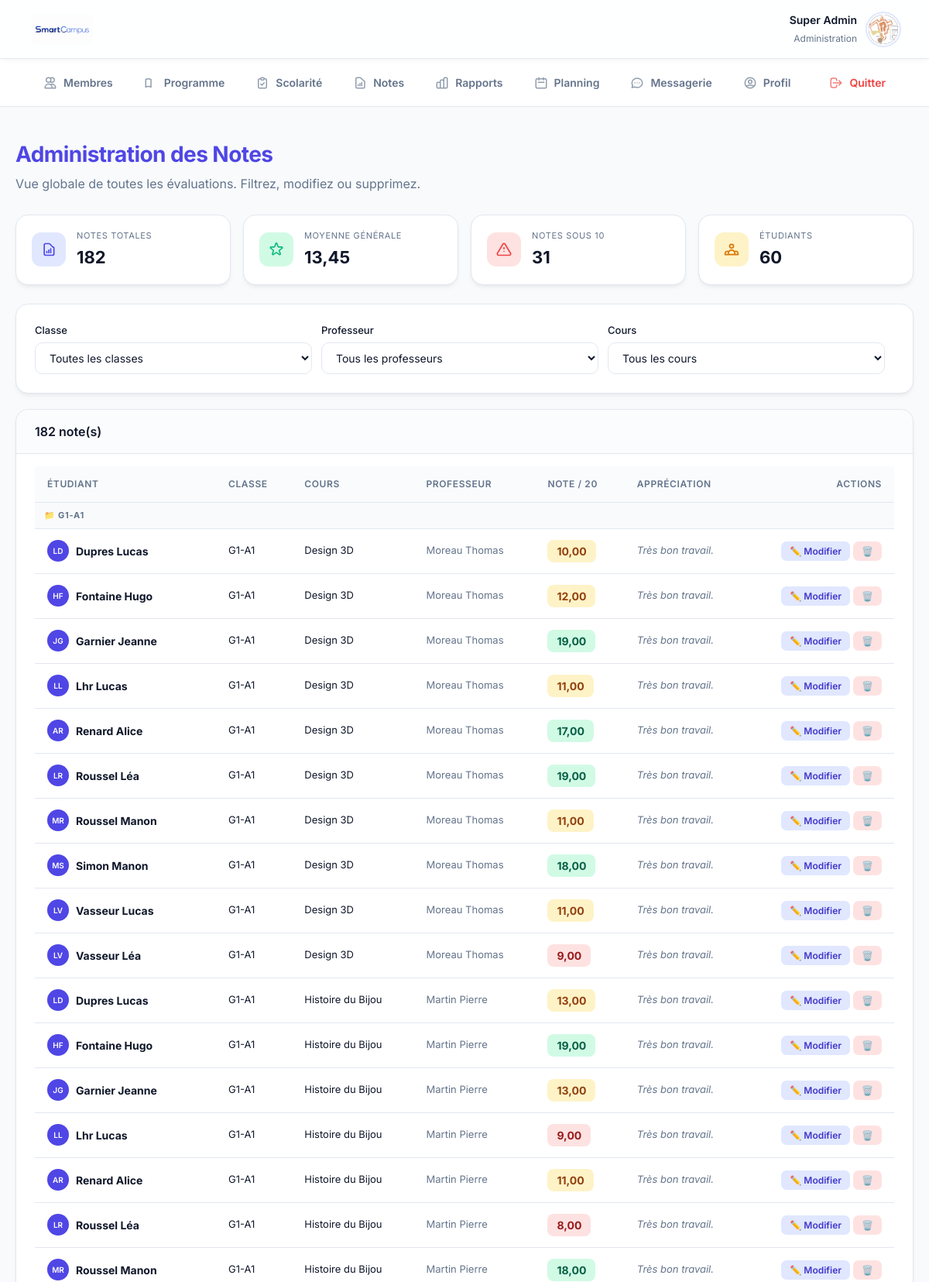
Page /admin_notes.php (signed in, upper part) on the committed database.
### tables this page shows
CREATE TABLE utilisateurs (
        id INTEGER PRIMARY KEY AUTOINCREMENT,
        prenom TEXT NOT NULL,
        nom TEXT NOT NULL,
        email TEXT UNIQUE NOT NULL,
        role TEXT CHECK(role IN ('etudiant', 'professeur', 'administrateur')) NOT NULL,
        mot_de_passe_hash TEXT NOT NULL,
        statut_compte TEXT DEFAULT 'actif',
        groupe_id INTEGER,
        FOREIGN KEY(groupe_id) REFERENCES groupes(id) ON DELETE SET NULL
    );

CREATE TABLE notes (
        id INTEGER PRIMARY KEY AUTOINCREMENT,
        etudiant_id INTEGER,
        cours_id INTEGER,
        valeur_note REAL,
        commentaire TEXT,
        FOREIGN KEY(etudiant_id) REFERENCES utilisateurs(id) ON DELETE CASCADE,
        FOREIGN KEY(cours_id) REFERENCES cours(id) ON DELETE CASCADE
    );

CREATE TABLE groupes (
        id INTEGER PRIMARY KEY AUTOINCREMENT,
        nom TEXT NOT NULL UNIQUE
    );

CREATE TABLE cours (
        id INTEGER PRIMARY KEY AUTOINCREMENT,
        titre TEXT NOT NULL,
        categorie TEXT NOT NULL,
        description TEXT,
        groupe_id INTEGER,
        professeur_id INTEGER, jour VARCHAR(20) DEFAULT 'Lundi', heure_debut VARCHAR(10) DEFAULT '08:30', heure_fin VARCHAR(10) DEFAULT '10:30', salle VARCHAR(50) DEFAULT 'Non assignée',
        FOREIGN KEY(groupe_id) REFERENCES groupes(id) ON DELETE CASCADE,
        FOREIGN KEY(professeur_id) REFERENCES utilisateurs(id) ON DELETE SET NULL
    );

### admin_notes.php (the view, shortened to what this page needs)
<?php
require_once 'db.php';
$filtre_cours  = isset($_GET['cours_id'])  ? intval($_GET['cours_id'])  : null;
$where_notes = "1=1";
$params_notes = [];
$stmt_notes = $db->prepare("
    SELECT n.id as note_id, n.valeur_note, n.commentaire,
           u.id as etudiant_id, u.nom as etud_nom, u.prenom as etud_prenom,
           c.id as cours_id, c.titre as cours_titre,
           g.nom as groupe_nom,
           p.nom as prof_nom, p.prenom as prof_prenom
    FROM notes n
    JOIN utilisateurs u ON n.etudiant_id = u.id
    JOIN cours c ON n.cours_id = c.id
    JOIN groupes g ON c.groupe_id = g.id
    JOIN utilisateurs p ON c.professeur_id = p.id
    WHERE $where_notes
    ORDER BY g.nom, c.titre, u.nom
");
$stmt_notes->execute($params_notes);
$toutes_notes = $stmt_notes->fetchAll();
$total_notes_global = $db->query("SELECT COUNT(*) FROM notes")->fetchColumn();
$moy_globale        = round((float) $db->query("SELECT AVG(valeur_note) FROM notes")->fetchColumn(), 2);
$nb_moins_10        = $db->query("SELECT COUNT(*) FROM notes WHERE valeur_note < 10")->fetchColumn();
$nb_etudiants       = $db->query("SELECT COUNT(*) FROM utilisateurs WHERE role = 'etudiant'")->fetchColumn();
?>
<!DOCTYPE html>
<html lang="fr">
<head>
    <link rel="stylesheet" href="style.css">
</head>
<body>
    <?php include 'menu.php'; ?>
    <div class="container">
        <div style="margin-bottom: 28px;">
            <h1 style="color:var(--primary);">Administration des Notes</h1>
            <p style="color:var(--text-muted); margin:0;">Vue globale de toutes les évaluations. Filtrez, modifiez ou supprimez.</p>
        </div>
        <div class="stats-admin">
            <div class="card stat-mini">
                <div class="stat-mini-icon" style="background:#e0e7ff; color:#4f46e5;">
                    <svg width="20" height="20" fill="none" viewBox="0 0 24 24" stroke="currentColor" stroke-width="2">
                        <path stroke-linecap="round" stroke-linejoin="round" d="M9 17v-2m3 2v-4m3 4v-6m2 10H7a2 2 0 01-2-2V5a2 2 0 012-2h5.586a1 1 0 01.707.293l5.414 5.414A1 1 0 0120 9.414V19a2 2 0 01-2 2z"/>
                    </svg>
                </div>
                <div>
                    <div class="stat-mini-label">Notes totales</div>
                    <div class="stat-mini-val"><?= $total_notes_global ?></div>
                </div>
            </div>
            <div class="card stat-mini">
                <div class="stat-mini-icon" style="background:#d1fae5; color:#10b981;">
                </div>
                <div>
                    <div class="stat-mini-label">Moyenne générale</div>
                    <div class="stat-mini-val"><?= $total_notes_global > 0 ? number_format($moy_globale, 2, ',', ' ') : '—' ?></div>
                </div>
            </div>
            <div class="card stat-mini">
                <div class="stat-mini-icon" style="background:#fee2e2; color:#ef4444;">
                    <svg width="20" height="20" fill="none" viewBox="0 0 24 24" stroke="currentColor" stroke-width="2">
                        <path stroke-linecap="round" stroke-linejoin="round" d="M12 9v2m0 4h.01M10.29 3.86L1.82 18a2 2 0 001.71 3h16.94a2 2 0 001.71-3L13.71 3.86a2 2 0 00-3.42 0z"/>
                    </svg>
                </div>
                <div>
                    <div class="stat-mini-label">Notes sous 10</div>
                    <div class="stat-mini-val"><?= $nb_moins_10 ?></div>
                </div>
            </div>
            <div class="card stat-mini">
                <div class="stat-mini-icon" style="background:#fef3c7; color:#d97706;">
                </div>
                <div>
                    <div class="stat-mini-label">Étudiants</div>
                    <div class="stat-mini-val"><?= $nb_etudiants ?></div>
                </div>
            </div>
        </div>
        <div class="card" style="margin-bottom: 20px;">
            <form method="GET">
                <div class="filtres-grid">
                    <div>
                        <label>Classe</label>
                        <select name="groupe_id" onchange="this.form.submit()">
                            <option value="">Toutes les classes</option>
                        </select>
                    </div>
                    <div>
                        <label>Professeur</label>
                        <select name="prof_id" onchange="this.form.submit()">
                            <option value="">Tous les professeurs</option>
                        </select>
                    </div>
                    <div>
                        <label>Cours</label>
                        <select name="cours_id" onchange="this.form.submit()">
                            <option value="">Tous les cours</option>
                        </select>
                    </div>
                </div>
            </form>
        </div>
        <div class="card">
            <div class="card-header" style="margin-bottom:16px;">
                <h2>
                    <?= count($toutes_notes) ?> note(s)
                </h2>
            </div>
            <?php if (empty($toutes_notes)): ?>
                <div class="empty-state">
                    <svg width="48" height="48" fill="none" viewBox="0 0 24 24" stroke="currentColor" stroke-width="1.5">
                        <path stroke-linecap="round" stroke-linejoin="round" d="M9 17v-2m3 2v-4m3 4v-6m2 10H7a2 2 0 01-2-2V5a2 2 0 012-2h5.586a1 1 0 01.707.293l5.414 5.414A1 1 0 0120 9.414V19a2 2 0 01-2 2z"/>
                    </svg>
                    <p>Aucune note ne correspond aux filtres sélectionnés.</p>
                </div>
            <?php else: ?>
                <table>
                    <tr>
                        <th>Étudiant</th>
                        <th>Classe</th>
                        <th>Cours</th>
                        <th>Professeur</th>
                        <th>Note / 20</th>
                        <th>Appréciation</th>
                        <th style="text-align:right;">Actions</th>
                    </tr>
                    <?php
                    $groupe_affiché = '';
                    foreach($toutes_notes as $n):
                        if ($n['groupe_nom'] !== $groupe_affiché && !$filtre_cours):
                            $groupe_affiché = $n['groupe_nom'];
                            echo "<tr class='group-sep'><td colspan='7'>📁 " . htmlspecialchars($groupe_affiché) . "</td></tr>";
                        endif;
                        $val = floatval($n['valeur_note']);
                        $badgeCls = $val >= 14 ? 'note-good' : ($val >= 10 ? 'note-mid' : 'note-bad');
                        $init = strtoupper(substr($n['etud_prenom'], 0, 1) . substr($n['etud_nom'], 0, 1));
                        $av = glob("uploads/avatars/avatar_" . $n['etudiant_id'] . ".*");
                    ?>
                    <tr>
                        <td>
                            <div style="display:flex; align-items:center; gap:9px;">
                                <div class="avatar-small" style="width:28px;height:28px;font-size:10px;box-shadow:none;">
                                    <?php if(!empty($av)): ?><img src="<?= $av[0] ?>" alt=""><?php else: ?><?= $init ?><?php endif; ?>
                                </div>
                                <strong><?= htmlspecialchars($n['etud_nom'] . ' ' . $n['etud_prenom']) ?></strong>
                            </div>
                        </td>
                        <td style="font-size:13px;"><?= htmlspecialchars($n['groupe_nom']) ?></td>
                        <td style="font-size:13px;"><?= htmlspecialchars($n['cours_titre']) ?></td>
                        <td style="font-size:13px; color:var(--text-muted);"><?= htmlspecialchars($n['prof_nom'] . ' ' . $n['prof_prenom']) ?></td>
                        <td><span class="note-badge <?= $badgeCls ?>"><?= number_format($val, 2, ',', ' ') ?></span></td>
                        <td style="font-size:13px; color:var(--text-muted); font-style:italic; max-width:180px;">
                            <?= !empty($n['commentaire']) ? htmlspecialchars($n['commentaire']) : '—' ?>
                        </td>
                        <td style="text-align:right; white-space:nowrap;">
                            <button class="btn-edit"
                                onclick="ouvrirModale(
                                    <?= $n['note_id'] ?>,
                                    <?= $val ?>,
                                    '<?= htmlspecialchars(addslashes($n['commentaire'] ?? '')) ?>',
                                    '<?= htmlspecialchars($n['etud_prenom'] . ' ' . $n['etud_nom']) ?>',
                                    '<?= htmlspecialchars($n['cours_titre']) ?>'
                                )">
                                ✏️ Modifier
                            </button>
                            <form method="POST" style="display:inline;" onsubmit="return confirm('Supprimer cette note définitivement ?');">
                                <button type="submit" class="btn-del">🗑️</button>
                            </form>
                        </td>
                    </tr>
                    <?php endforeach; ?>
                </table>
            <?php endif; ?>
        </div>
    </div>
</body>
</html>

### menu.php (shortened to what this page needs)
<?php
require_once 'db.php';
$mon_id = $_SESSION['utilisateur_id'];
$mon_role = $_SESSION['role'];
$stmt_menu = $db->prepare("SELECT u.*, g.nom as nom_groupe FROM utilisateurs u LEFT JOIN groupes g ON u.groupe_id = g.id WHERE u.id = ?");
$stmt_menu->execute([$mon_id]);
$user_menu = $stmt_menu->fetch(PDO::FETCH_ASSOC);
$initiales_menu = strtoupper(substr($user_menu['prenom'], 0, 1) . substr($user_menu['nom'], 0, 1));
$avatar_menu_url = null;
$search_avatar_menu = glob("uploads/avatars/avatar_" . $mon_id . ".*");
if (!empty($search_avatar_menu)) { $avatar_menu_url = $search_avatar_menu[0]; }
$stmt_unread_menu = $db->prepare("SELECT COUNT(*) FROM messages WHERE destinataire_id = ? AND lu = 0");
$stmt_unread_menu->execute([$mon_id]);
$messages_non_lus_menu = $stmt_unread_menu->fetchColumn();
$current_page = basename($_SERVER['PHP_SELF']);
?>
<header class="top-bar">
    <img src="images/logo.jpg" alt="SmartCampus" onerror="this.src='https://via.placeholder.com/120x45?text=SmartCampus'">
    <div class="user-widget">
        <div class="user-widget-info" style="text-align: right;">
            <strong style="color:var(--text-main); font-size:14px;"><?= htmlspecialchars($user_menu['prenom'] . ' ' . $user_menu['nom']) ?></strong>
            <span style="font-size:12px; color:var(--text-muted);">
                <?php
                if ($mon_role === 'administrateur') echo 'Administration';
                elseif ($mon_role === 'professeur') echo 'Corps Enseignant';
                else echo htmlspecialchars($user_menu['nom_groupe'] ?? 'Étudiant');
                ?>
            </span>
        </div>
        <div class="avatar-small" <?= $mon_role === 'administrateur' ? 'style="background: #1e293b;"' : '' ?>>
            <?php if ($avatar_menu_url): ?><img src="<?= $avatar_menu_url ?>" alt="Profil"><?php else: ?><?= $initiales_menu ?><?php endif; ?>
        </div>
    </div>
</header>
<nav class="top-nav">
    <?php if ($mon_role === 'administrateur'): ?>
        <a href="dashboard_administrateur.php" class="<?= $current_page === 'dashboard_administrateur.php' ? 'active' : '' ?>">
            <svg fill="none" viewBox="0 0 24 24" stroke="currentColor" stroke-width="2"><path stroke-linecap="round" stroke-linejoin="round" d="M12 4.354a4 4 0 110 5.292M15 21H3v-1a6 6 0 0112 0v1zm0 0h6v-1a6 6 0 00-9-5.197M13 7a4 4 0 11-8 0 4 4 0 018 0z" /></svg> Membres
        </a>
        <a href="gestion_cours.php" class="<?= $current_page === 'gestion_cours.php' ? 'active' : '' ?>">
            <svg fill="none" viewBox="0 0 24 24" stroke="currentColor" stroke-width="2"><path stroke-linecap="round" stroke-linejoin="round" d="M12 6.253v13m0-13C10.832 5.477 9.246 5 7.5 5S4.168 5.477 3 6.253v13C4.168 18.477 5.754 18 7.5 18s3.332.477 4.5 1.253" /></svg> Programme
        </a>
        <a href="gestion_absences.php" class="<?= $current_page === 'gestion_absences.php' ? 'active' : '' ?>">
            <svg fill="none" viewBox="0 0 24 24" stroke="currentColor" stroke-width="2"><path stroke-linecap="round" stroke-linejoin="round" d="M9 5H7a2 2 0 00-2 2v12a2 2 0 002 2h10a2 2 0 002-2V7a2 2 0 00-2-2h-2M9 5a2 2 0 002 2h2a2 2 0 002-2M9 5a2 2 0 012-2h2a2 2 0 012 2m-6 9l2 2 4-4" /></svg> Scolarité
        </a>
        <a href="gestion_notes.php" class="<?= $current_page === 'gestion_notes.php' ? 'active' : '' ?>">
            <svg fill="none" viewBox="0 0 24 24" stroke="currentColor" stroke-width="2">
                <path stroke-linecap="round" stroke-linejoin="round" d="M9 17v-2m3 2v-4m3 4v-6m2 10H7a2 2 0 01-2-2V5a2 2 0 012-2h5.586a1 1 0 01.707.293l5.414 5.414A1 1 0 0120 9.414V19a2 2 0 01-2 2z" />
            </svg> Notes
        </a>
        <a href="rapports_admin.php" class="<?= $current_page === 'rapports_admin.php' ? 'active' : '' ?>">
            Rapports
        </a>
    <?php endif; ?>
    <a href="planning.php" class="<?= $current_page === 'planning.php' ? 'active' : '' ?>">
        <svg fill="none" viewBox="0 0 24 24" stroke="currentColor" stroke-width="2"><path stroke-linecap="round" stroke-linejoin="round" d="M8 7V3m8 4V3m-9 8h10M5 21h14a2 2 0 002-2V7a2 2 0 00-2-2H5a2 2 0 00-2 2v12a2 2 0 002 2z" /></svg> Planning
    </a>
    <a href="messagerie.php" class="<?= $current_page === 'messagerie.php' ? 'active' : '' ?>">
        <svg fill="none" viewBox="0 0 24 24" stroke="currentColor" stroke-width="2"><path stroke-linecap="round" stroke-linejoin="round" d="M8 12h.01M12 12h.01M16 12h.01M21 12c0 4.418-4.03 8-9 8a9.863 9.863 0 01-4.255-.949L3 20l1.395-3.72C3.512 15.042 3 13.574 3 12c0-4.418 4.03-8 9-8s9 3.582 9 8z" /></svg>
        Messagerie <?php if ($messages_non_lus_menu > 0): ?><span class="notification-badge"><?= $messages_non_lus_menu ?></span><?php endif; ?>
    </a>
    <a href="profil.php" class="<?= $current_page === 'profil.php' ? 'active' : '' ?>">
        <svg fill="none" viewBox="0 0 24 24" stroke="currentColor" stroke-width="2"><path stroke-linecap="round" stroke-linejoin="round" d="M5.121 17.804A13.937 13.937 0 0112 16c2.5 0 4.847.655 6.879 1.804M15 10a3 3 0 11-6 0 3 3 0 016 0zm6 2a9 9 0 11-18 0 9 9 0 0118 0z" /></svg> Profil
    </a>
    <a href="deconnexion.php" style="color: var(--danger); margin-left: auto;">
        <svg fill="none" viewBox="0 0 24 24" stroke="currentColor" stroke-width="2"><path stroke-linecap="round" stroke-linejoin="round" d="M17 16l4-4m0 0l-4-4m4 4H7m6 4v1a3 3 0 01-3 3H6a3 3 0 01-3-3V7a3 3 0 013-3h4a3 3 0 013 3v1" /></svg> Quitter
    </a>
</nav>

### rows in the picture
utilisateurs: prenom+nom "Super Admin"
notes: groupes.nom "G1-A1", init "LD", etud_prenom "Dupres Lucas", cours.titre "Design 3D", prof_prenom "Moreau Thomas", valeur_note "10,00", commentaire "Très bon travail."
notes: init "HF", etud_prenom "Fontaine Hugo", groupes.nom "G1-A1", cours.titre "Design 3D", prof_prenom "Moreau Thomas", valeur_note "12,00", commentaire "Très bon travail."
notes: init "JG", etud_prenom "Garnier Jeanne", groupes.nom "G1-A1", cours.titre "Design 3D", prof_prenom "Moreau Thomas", valeur_note "19,00", commentaire "Très bon travail."
notes: init "LL", etud_prenom "Lhr Lucas", groupes.nom "G1-A1", cours.titre "Design 3D", prof_prenom "Moreau Thomas", valeur_note "11,00", commentaire "Très bon travail."
notes: init "AR", etud_prenom "Renard Alice", groupes.nom "G1-A1", cours.titre "Design 3D", prof_prenom "Moreau Thomas", valeur_note "17,00", commentaire "Très bon travail."
notes: init "LR", etud_prenom "Roussel Léa", groupes.nom "G1-A1", cours.titre "Design 3D", prof_prenom "Moreau Thomas", valeur_note "19,00", commentaire "Très bon travail."
notes: init "MR", etud_prenom "Roussel Manon", groupes.nom "G1-A1", cours.titre "Design 3D", prof_prenom "Moreau Thomas", valeur_note "11,00", commentaire "Très bon travail."
notes: init "MS", etud_prenom "Simon Manon", groupes.nom "G1-A1", cours.titre "Design 3D", prof_prenom "Moreau Thomas", valeur_note "18,00", commentaire "Très bon travail."
notes: init "LV", etud_prenom "Vasseur Lucas", groupes.nom "G1-A1", cours.titre "Design 3D", prof_prenom "Moreau Thomas", valeur_note "11,00", commentaire "Très bon travail."
notes: init "LV", etud_prenom "Vasseur Léa", groupes.nom "G1-A1", cours.titre "Design 3D", prof_prenom "Moreau Thomas", valeur_note "9,00", commentaire "Très bon travail."
notes: init "LD", etud_prenom "Dupres Lucas", groupes.nom "G1-A1", cours.titre "Histoire du Bijou", prof_prenom "Martin Pierre", valeur_note "13,00", commentaire "Très bon travail."
notes: init "HF", etud_prenom "Fontaine Hugo", groupes.nom "G1-A1", cours.titre "Histoire du Bijou", prof_prenom "Martin Pierre", valeur_note "19,00", commentaire "Très bon travail."
notes: init "JG", etud_prenom "Garnier Jeanne", groupes.nom "G1-A1", cours.titre "Histoire du Bijou", prof_prenom "Martin Pierre", valeur_note "13,00", commentaire "Très bon travail."
notes: init "LL", etud_prenom "Lhr Lucas", groupes.nom "G1-A1", cours.titre "Histoire du Bijou", prof_prenom "Martin Pierre", valeur_note "9,00", commentaire "Très bon travail."
notes: init "AR", etud_prenom "Renard Alice", groupes.nom "G1-A1", cours.titre "Histoire du Bijou", prof_prenom "Martin Pierre", valeur_note "11,00", commentaire "Très bon travail."
notes: init "LR", etud_prenom "Roussel Léa", groupes.nom "G1-A1", cours.titre "Histoire du Bijou", prof_prenom "Martin Pierre", valeur_note "8,00", commentaire "Très bon travail."
notes: init "MR", etud_prenom "Roussel Manon", groupes.nom "G1-A1", cours.titre "Histoire du Bijou", prof_prenom "Martin Pierre", valeur_note "18,00", commentaire "Très bon travail."

### other values in the picture
$total_notes_global "182"
$moy_globale "13,45"
$nb_moins_10 "31"
$nb_etudiants "60"
count($toutes_notes) "182"
